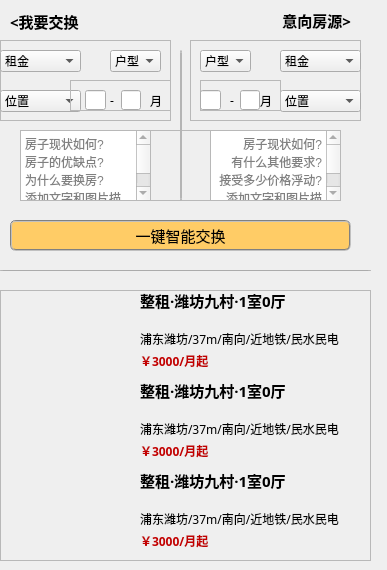
    <widget class="QWidget" name="tab">
     <attribute name="title">
      <string>换房</string>
     </attribute>
     <widget class="QFrame" name="frame_10">
      <property name="geometry">
       <rect>
        <x>0</x>
        <y>40</y>
        <width>171</width>
        <height>81</height>
       </rect>
      </property>
      <property name="frameShape">
       <enum>QFrame::StyledPanel</enum>
      </property>
      <property name="frameShadow">
       <enum>QFrame::Raised</enum>
      </property>
      <widget class="QComboBox" name="cb_change_mine_postion">
       <property name="geometry">
        <rect>
         <x>0</x>
         <y>50</y>
         <width>81</width>
         <height>22</height>
        </rect>
       </property>
       <property name="styleSheet">
        <string notr="true"/>
       </property>
       <item>
        <property name="text">
         <string>位置</string>
        </property>
       </item>
       <item>
        <property name="text">
         <string>鞍山</string>
        </property>
       </item>
       <item>
        <property name="text">
         <string>控江路</string>
        </property>
       </item>
       <item>
        <property name="text">
         <string>五角场</string>
        </property>
       </item>
       <item>
        <property name="text">
         <string>新江湾城</string>
        </property>
       </item>
       <item>
        <property name="text">
         <string>黄兴公园</string>
        </property>
       </item>
       <item>
        <property name="text">
         <string>东外滩</string>
        </property>
       </item>
      </widget>
      <widget class="QComboBox" name="comboBox_6">
       <property name="geometry">
        <rect>
         <x>110</x>
         <y>10</y>
         <width>51</width>
         <height>22</height>
        </rect>
       </property>
       <property name="styleSheet">
        <string notr="true"/>
       </property>
       <item>
        <property name="text">
         <string>户型</string>
        </property>
       </item>
       <item>
        <property name="text">
         <string>整租</string>
        </property>
       </item>
       <item>
        <property name="text">
         <string>合租</string>
        </property>
       </item>
      </widget>
      <widget class="QComboBox" name="cb_find_monye_2">
       <property name="geometry">
        <rect>
         <x>0</x>
         <y>10</y>
         <width>81</width>
         <height>22</height>
        </rect>
       </property>
       <property name="styleSheet">
        <string notr="true"/>
       </property>
       <item>
        <property name="text">
         <string>租金</string>
        </property>
       </item>
       <item>
        <property name="text">
         <string>2000左右</string>
        </property>
       </item>
       <item>
        <property name="text">
         <string>3000左右</string>
        </property>
       </item>
       <item>
        <property name="text">
         <string>4000左右</string>
        </property>
       </item>
       <item>
        <property name="text">
         <string>5000左右</string>
        </property>
       </item>
       <item>
        <property name="text">
         <string>6000左右</string>
        </property>
       </item>
       <item>
        <property name="text">
         <string>7000左右</string>
        </property>
       </item>
       <item>
        <property name="text">
         <string>8000左右</string>
        </property>
       </item>
       <item>
        <property name="text">
         <string>9000左右</string>
        </property>
       </item>
      </widget>
      <widget class="QFrame" name="frame_14">
       <property name="geometry">
        <rect>
         <x>70</x>
         <y>40</y>
         <width>101</width>
         <height>31</height>
        </rect>
       </property>
       <property name="frameShape">
        <enum>QFrame::StyledPanel</enum>
       </property>
       <property name="frameShadow">
        <enum>QFrame::Raised</enum>
       </property>
       <widget class="QLineEdit" name="lineEdit">
        <property name="geometry">
         <rect>
          <x>15</x>
          <y>10</y>
          <width>21</width>
          <height>20</height>
         </rect>
        </property>
       </widget>
       <widget class="QLabel" name="label_120">
        <property name="geometry">
         <rect>
          <x>40</x>
          <y>10</y>
          <width>16</width>
          <height>21</height>
         </rect>
        </property>
        <property name="font">
         <font>
          <family>微软雅黑</family>
          <pointsize>9</pointsize>
          <weight>50</weight>
          <bold>false</bold>
         </font>
        </property>
        <property name="styleSheet">
         <string notr="true"/>
        </property>
        <property name="text">
         <string>-</string>
        </property>
       </widget>
       <widget class="QLineEdit" name="lineEdit_2">
        <property name="geometry">
         <rect>
          <x>51</x>
          <y>10</y>
          <width>20</width>
          <height>20</height>
         </rect>
        </property>
       </widget>
       <widget class="QLabel" name="label_121">
        <property name="geometry">
         <rect>
          <x>80</x>
          <y>10</y>
          <width>16</width>
          <height>21</height>
         </rect>
        </property>
        <property name="font">
         <font>
          <family>微软雅黑</family>
          <pointsize>9</pointsize>
          <weight>50</weight>
          <bold>false</bold>
         </font>
        </property>
        <property name="styleSheet">
         <string notr="true"/>
        </property>
        <property name="text">
         <string>月</string>
        </property>
       </widget>
      </widget>
     </widget>
     <widget class="QFrame" name="frame_11">
      <property name="geometry">
       <rect>
        <x>190</x>
        <y>40</y>
        <width>171</width>
        <height>81</height>
       </rect>
      </property>
      <property name="frameShape">
       <enum>QFrame::StyledPanel</enum>
      </property>
      <property name="frameShadow">
       <enum>QFrame::Raised</enum>
      </property>
      <widget class="QComboBox" name="cb_change_house_tpye">
       <property name="geometry">
        <rect>
         <x>10</x>
         <y>10</y>
         <width>51</width>
         <height>22</height>
        </rect>
       </property>
       <property name="styleSheet">
        <string notr="true"/>
       </property>
       <item>
        <property name="text">
         <string>户型</string>
        </property>
       </item>
       <item>
        <property name="text">
         <string>整租</string>
        </property>
       </item>
       <item>
        <property name="text">
         <string>合租</string>
        </property>
       </item>
      </widget>
      <widget class="QComboBox" name="cb_change_position">
       <property name="geometry">
        <rect>
         <x>90</x>
         <y>50</y>
         <width>81</width>
         <height>22</height>
        </rect>
       </property>
       <property name="styleSheet">
        <string notr="true"/>
       </property>
       <item>
        <property name="text">
         <string>位置</string>
        </property>
       </item>
       <item>
        <property name="text">
         <string>鞍山</string>
        </property>
       </item>
       <item>
        <property name="text">
         <string>控江路</string>
        </property>
       </item>
       <item>
        <property name="text">
         <string>五角场</string>
        </property>
       </item>
       <item>
        <property name="text">
         <string>新江湾城</string>
        </property>
       </item>
       <item>
        <property name="text">
         <string>黄兴公园</string>
        </property>
       </item>
       <item>
        <property name="text">
         <string>东外滩</string>
        </property>
       </item>
      </widget>
      <widget class="QComboBox" name="cb_change_rental">
       <property name="geometry">
        <rect>
         <x>90</x>
         <y>10</y>
         <width>81</width>
         <height>22</height>
        </rect>
       </property>
       <property name="styleSheet">
        <string notr="true"/>
       </property>
       <item>
        <property name="text">
         <string>租金</string>
        </property>
       </item>
       <item>
        <property name="text">
         <string>2000左右</string>
        </property>
       </item>
       <item>
        <property name="text">
         <string>3000左右</string>
        </property>
       </item>
       <item>
        <property name="text">
         <string>4000左右</string>
        </property>
       </item>
       <item>
        <property name="text">
         <string>5000左右</string>
        </property>
       </item>
       <item>
        <property name="text">
         <string>6000左右</string>
        </property>
       </item>
       <item>
        <property name="text">
         <string>7000左右</string>
        </property>
       </item>
       <item>
        <property name="text">
         <string>8000左右</string>
        </property>
       </item>
       <item>
        <property name="text">
         <string>9000左右</string>
        </property>
       </item>
      </widget>
      <widget class="QFrame" name="frame_15">
       <property name="geometry">
        <rect>
         <x>10</x>
         <y>40</y>
         <width>81</width>
         <height>31</height>
        </rect>
       </property>
       <property name="frameShape">
        <enum>QFrame::StyledPanel</enum>
       </property>
       <property name="frameShadow">
        <enum>QFrame::Raised</enum>
       </property>
       <widget class="QLineEdit" name="le_change_start">
        <property name="geometry">
         <rect>
          <x>0</x>
          <y>10</y>
          <width>21</width>
          <height>20</height>
         </rect>
        </property>
       </widget>
       <widget class="QLabel" name="label_122">
        <property name="geometry">
         <rect>
          <x>30</x>
          <y>10</y>
          <width>16</width>
          <height>21</height>
         </rect>
        </property>
        <property name="font">
         <font>
          <family>微软雅黑</family>
          <pointsize>9</pointsize>
          <weight>50</weight>
          <bold>false</bold>
         </font>
        </property>
        <property name="styleSheet">
         <string notr="true"/>
        </property>
        <property name="text">
         <string>-</string>
        </property>
       </widget>
       <widget class="QLineEdit" name="le_change_end">
        <property name="geometry">
         <rect>
          <x>40</x>
          <y>10</y>
          <width>20</width>
          <height>20</height>
         </rect>
        </property>
       </widget>
       <widget class="QLabel" name="label_123">
        <property name="geometry">
         <rect>
          <x>60</x>
          <y>10</y>
          <width>16</width>
          <height>21</height>
         </rect>
        </property>
        <property name="font">
         <font>
          <family>微软雅黑</family>
          <pointsize>9</pointsize>
          <weight>50</weight>
          <bold>false</bold>
         </font>
        </property>
        <property name="styleSheet">
         <string notr="true"/>
        </property>
        <property name="text">
         <string>月</string>
        </property>
       </widget>
      </widget>
     </widget>
     <widget class="QPushButton" name="pb_pub_house_4">
      <property name="geometry">
       <rect>
        <x>10</x>
        <y>220</y>
        <width>341</width>
        <height>31</height>
       </rect>
      </property>
      <property name="font">
       <font>
        <family>微软雅黑</family>
        <pointsize>11</pointsize>
       </font>
      </property>
      <property name="styleSheet">
       <string notr="true">background-color: rgb(255, 204, 102);
border:2px groove gray;border-radius:6px;padding:2px;</string>
      </property>
      <property name="text">
       <string>一键智能交换</string>
      </property>
     </widget>
     <widget class="QFrame" name="frame_12">
      <property name="geometry">
       <rect>
        <x>0</x>
        <y>290</y>
        <width>371</width>
        <height>271</height>
       </rect>
      </property>
      <property name="frameShape">
       <enum>QFrame::StyledPanel</enum>
      </property>
      <property name="frameShadow">
       <enum>QFrame::Raised</enum>
      </property>
      <widget class="QLabel" name="lb_change_pic_1">
       <property name="geometry">
        <rect>
         <x>10</x>
         <y>10</y>
         <width>111</width>
         <height>71</height>
        </rect>
       </property>
       <property name="text">
        <string/>
       </property>
      </widget>
      <widget class="QLabel" name="label_111">
       <property name="geometry">
        <rect>
         <x>240</x>
         <y>60</y>
         <width>81</width>
         <height>21</height>
        </rect>
       </property>
       <property name="font">
        <font>
         <family>微软雅黑</family>
         <pointsize>9</pointsize>
         <weight>50</weight>
         <bold>false</bold>
        </font>
       </property>
       <property name="styleSheet">
        <string notr="true"/>
       </property>
       <property name="text">
        <string/>
       </property>
      </widget>
      <widget class="QLabel" name="lb_change_money_1">
       <property name="geometry">
        <rect>
         <x>140</x>
         <y>60</y>
         <width>91</width>
         <height>21</height>
        </rect>
       </property>
       <property name="font">
        <font>
         <family>微软雅黑</family>
         <pointsize>9</pointsize>
         <weight>75</weight>
         <bold>true</bold>
        </font>
       </property>
       <property name="styleSheet">
        <string notr="true">color: rgb(255, 0, 0);
color: rgb(194, 0, 0);</string>
       </property>
       <property name="text">
        <string>￥3000/月起</string>
       </property>
      </widget>
      <widget class="QLabel" name="lb_change_text_1">
       <property name="geometry">
        <rect>
         <x>140</x>
         <y>0</y>
         <width>231</width>
         <height>20</height>
        </rect>
       </property>
       <property name="font">
        <font>
         <family>微软雅黑</family>
         <pointsize>11</pointsize>
         <weight>75</weight>
         <bold>true</bold>
        </font>
       </property>
       <property name="text">
        <string>整租·潍坊九村·1室0厅</string>
       </property>
      </widget>
      <widget class="QLabel" name="lb_change_middle_1">
       <property name="geometry">
        <rect>
         <x>140</x>
         <y>38</y>
         <width>241</width>
         <height>21</height>
        </rect>
       </property>
       <property name="font">
        <font>
         <family>微软雅黑</family>
         <pointsize>9</pointsize>
         <weight>50</weight>
         <bold>false</bold>
        </font>
       </property>
       <property name="text">
        <string>浦东潍坊/37m/南向/近地铁/民水民电</string>
       </property>
      </widget>
      <widget class="QLabel" name="label_114">
       <property name="geometry">
        <rect>
         <x>240</x>
         <y>150</y>
         <width>81</width>
         <height>21</height>
        </rect>
       </property>
       <property name="font">
        <font>
         <family>微软雅黑</family>
         <pointsize>9</pointsize>
         <weight>50</weight>
         <bold>false</bold>
        </font>
       </property>
       <property name="styleSheet">
        <string notr="true"/>
       </property>
       <property name="text">
        <string/>
       </property>
      </widget>
      <widget class="QLabel" name="lb_change_pic_2">
       <property name="geometry">
        <rect>
         <x>10</x>
         <y>100</y>
         <width>111</width>
         <height>71</height>
        </rect>
       </property>
       <property name="text">
        <string/>
       </property>
      </widget>
      <widget class="QLabel" name="lb_change_money_2">
       <property name="geometry">
        <rect>
         <x>140</x>
         <y>150</y>
         <width>91</width>
         <height>21</height>
        </rect>
       </property>
       <property name="font">
        <font>
         <family>微软雅黑</family>
         <pointsize>9</pointsize>
         <weight>75</weight>
         <bold>true</bold>
        </font>
       </property>
       <property name="styleSheet">
        <string notr="true">color: rgb(255, 0, 0);
color: rgb(194, 0, 0);</string>
       </property>
       <property name="text">
        <string>￥3000/月起</string>
       </property>
      </widget>
      <widget class="QLabel" name="lb_change_middle_2">
       <property name="geometry">
        <rect>
         <x>140</x>
         <y>129</y>
         <width>241</width>
         <height>20</height>
        </rect>
       </property>
       <property name="font">
        <font>
         <family>微软雅黑</family>
         <pointsize>9</pointsize>
         <weight>50</weight>
         <bold>false</bold>
        </font>
       </property>
       <property name="text">
        <string>浦东潍坊/37m/南向/近地铁/民水民电</string>
       </property>
      </widget>
      <widget class="QLabel" name="lb_change_text_2">
       <property name="geometry">
        <rect>
         <x>140</x>
         <y>90</y>
         <width>231</width>
         <height>20</height>
        </rect>
       </property>
       <property name="font">
        <font>
         <family>微软雅黑</family>
         <pointsize>11</pointsize>
         <weight>75</weight>
         <bold>true</bold>
        </font>
       </property>
       <property name="text">
        <string>整租·潍坊九村·1室0厅</string>
       </property>
      </widget>
      <widget class="QLabel" name="label_117">
       <property name="geometry">
        <rect>
         <x>240</x>
         <y>240</y>
         <width>81</width>
         <height>21</height>
        </rect>
       </property>
       <property name="font">
        <font>
         <family>微软雅黑</family>
         <pointsize>9</pointsize>
         <weight>50</weight>
         <bold>false</bold>
        </font>
       </property>
       <property name="styleSheet">
        <string notr="true"/>
       </property>
       <property name="text">
        <string/>
       </property>
      </widget>
      <widget class="QLabel" name="lb_change_pic_3">
       <property name="geometry">
        <rect>
         <x>10</x>
         <y>190</y>
         <width>111</width>
         <height>71</height>
        </rect>
       </property>
       <property name="text">
        <string/>
       </property>
      </widget>
      <widget class="QLabel" name="lb_change_money_3">
       <property name="geometry">
        <rect>
         <x>140</x>
         <y>240</y>
         <width>91</width>
         <height>21</height>
        </rect>
       </property>
       <property name="font">
        <font>
         <family>微软雅黑</family>
         <pointsize>9</pointsize>
         <weight>75</weight>
         <bold>true</bold>
        </font>
       </property>
       <property name="styleSheet">
        <string notr="true">color: rgb(255, 0, 0);
color: rgb(194, 0, 0);</string>
       </property>
       <property name="text">
        <string>￥3000/月起</string>
       </property>
      </widget>
      <widget class="QLabel" name="lb_change_middle_3">
       <property name="geometry">
        <rect>
         <x>140</x>
         <y>218</y>
         <width>241</width>
         <height>21</height>
        </rect>
       </property>
       <property name="font">
        <font>
         <family>微软雅黑</family>
         <pointsize>9</pointsize>
         <weight>50</weight>
         <bold>false</bold>
        </font>
       </property>
       <property name="text">
        <string>浦东潍坊/37m/南向/近地铁/民水民电</string>
       </property>
      </widget>
      <widget class="QLabel" name="lb_change_text_3">
       <property name="geometry">
        <rect>
         <x>140</x>
         <y>180</y>
         <width>231</width>
         <height>20</height>
        </rect>
       </property>
       <property name="font">
        <font>
         <family>微软雅黑</family>
         <pointsize>11</pointsize>
         <weight>75</weight>
         <bold>true</bold>
        </font>
       </property>
       <property name="text">
        <string>整租·潍坊九村·1室0厅</string>
       </property>
      </widget>
      <widget class="QLabel" name="lb_to_1">
       <property name="geometry">
        <rect>
         <x>140</x>
         <y>20</y>
         <width>141</width>
         <height>16</height>
        </rect>
       </property>
       <property name="font">
        <font>
         <family>微软雅黑</family>
         <pointsize>9</pointsize>
         <weight>50</weight>
         <bold>false</bold>
        </font>
       </property>
       <property name="styleSheet">
        <string notr="true"/>
       </property>
       <property name="text">
        <string/>
       </property>
      </widget>
      <widget class="QLabel" name="lb_to_2">
       <property name="geometry">
        <rect>
         <x>140</x>
         <y>110</y>
         <width>141</width>
         <height>16</height>
        </rect>
       </property>
       <property name="font">
        <font>
         <family>微软雅黑</family>
         <pointsize>9</pointsize>
         <weight>50</weight>
         <bold>false</bold>
        </font>
       </property>
       <property name="styleSheet">
        <string notr="true"/>
       </property>
       <property name="text">
        <string/>
       </property>
      </widget>
      <widget class="QLabel" name="lb_to_3">
       <property name="geometry">
        <rect>
         <x>140</x>
         <y>200</y>
         <width>141</width>
         <height>16</height>
        </rect>
       </property>
       <property name="font">
        <font>
         <family>微软雅黑</family>
         <pointsize>9</pointsize>
         <weight>50</weight>
         <bold>false</bold>
        </font>
       </property>
       <property name="styleSheet">
        <string notr="true"/>
       </property>
       <property name="text">
        <string/>
       </property>
      </widget>
     </widget>
     <widget class="QFrame" name="frame_13">
      <property name="geometry">
       <rect>
        <x>20</x>
        <y>130</y>
        <width>321</width>
        <height>71</height>
       </rect>
      </property>
      <property name="frameShape">
       <enum>QFrame::StyledPanel</enum>
      </property>
      <property name="frameShadow">
       <enum>QFrame::Raised</enum>
      </property>
      <widget class="QTextEdit" name="textEdit_2">
       <property name="geometry">
        <rect>
         <x>190</x>
         <y>0</y>
         <width>131</width>
         <height>71</height>
        </rect>
       </property>
       <property name="layoutDirection">
        <enum>Qt::LeftToRight</enum>
       </property>
       <property name="styleSheet">
        <string notr="true">color:gray
</string>
       </property>
       <property name="html">
        <string>&lt;!DOCTYPE HTML PUBLIC &quot;-//W3C//DTD HTML 4.0//EN&quot; &quot;http://www.w3.org/TR/REC-html40/strict.dtd&quot;&gt;
&lt;html&gt;&lt;head&gt;&lt;meta name=&quot;qrichtext&quot; content=&quot;1&quot; /&gt;&lt;style type=&quot;text/css&quot;&gt;
p, li { white-space: pre-wrap; }
&lt;/style&gt;&lt;/head&gt;&lt;body style=&quot; font-family:'SimSun'; font-size:9pt; font-weight:400; font-style:normal;&quot;&gt;
&lt;p align=&quot;right&quot; style=&quot; margin-top:0px; margin-bottom:0px; margin-left:0px; margin-right:0px; -qt-block-indent:0; text-indent:0px;&quot;&gt;&lt;span style=&quot; font-family:'SimSun';&quot;&gt;房子现状如何?&lt;/span&gt;&lt;/p&gt;
&lt;p align=&quot;right&quot; style=&quot; margin-top:0px; margin-bottom:0px; margin-left:0px; margin-right:0px; -qt-block-indent:0; text-indent:0px;&quot;&gt;&lt;span style=&quot; font-family:'SimSun';&quot;&gt;有什么其他要求?&lt;/span&gt;&lt;/p&gt;
&lt;p align=&quot;right&quot; style=&quot; margin-top:0px; margin-bottom:0px; margin-left:0px; margin-right:0px; -qt-block-indent:0; text-indent:0px;&quot;&gt;&lt;span style=&quot; font-family:'SimSun';&quot;&gt;接受多少价格浮动?&lt;/span&gt;&lt;/p&gt;
&lt;p align=&quot;right&quot; style=&quot; margin-top:0px; margin-bottom:0px; margin-left:0px; margin-right:0px; -qt-block-indent:0; text-indent:0px;&quot;&gt;&lt;span style=&quot; font-family:'SimSun';&quot;&gt;添加文字和图片描述&lt;/span&gt;&lt;/p&gt;&lt;/body&gt;&lt;/html&gt;</string>
       </property>
      </widget>
      <widget class="QTextEdit" name="textEdit">
       <property name="geometry">
        <rect>
         <x>0</x>
         <y>0</y>
         <width>131</width>
         <height>71</height>
        </rect>
       </property>
       <property name="styleSheet">
        <string notr="true">color:gray
</string>
       </property>
       <property name="html">
        <string>&lt;!DOCTYPE HTML PUBLIC &quot;-//W3C//DTD HTML 4.0//EN&quot; &quot;http://www.w3.org/TR/REC-html40/strict.dtd&quot;&gt;
&lt;html&gt;&lt;head&gt;&lt;meta name=&quot;qrichtext&quot; content=&quot;1&quot; /&gt;&lt;style type=&quot;text/css&quot;&gt;
p, li { white-space: pre-wrap; }
&lt;/style&gt;&lt;/head&gt;&lt;body style=&quot; font-family:'SimSun'; font-size:9pt; font-weight:400; font-style:normal;&quot;&gt;
&lt;p style=&quot; margin-top:0px; margin-bottom:0px; margin-left:0px; margin-right:0px; -qt-block-indent:0; text-indent:0px;&quot;&gt;&lt;span style=&quot; font-family:'SimSun';&quot;&gt;房子现状如何?&lt;/span&gt;&lt;/p&gt;
&lt;p style=&quot; margin-top:0px; margin-bottom:0px; margin-left:0px; margin-right:0px; -qt-block-indent:0; text-indent:0px;&quot;&gt;&lt;span style=&quot; font-family:'SimSun';&quot;&gt;房子的优缺点?&lt;/span&gt;&lt;/p&gt;
&lt;p style=&quot; margin-top:0px; margin-bottom:0px; margin-left:0px; margin-right:0px; -qt-block-indent:0; text-indent:0px;&quot;&gt;&lt;span style=&quot; font-family:'SimSun';&quot;&gt;为什么要换房?&lt;/span&gt;&lt;/p&gt;
&lt;p style=&quot; margin-top:0px; margin-bottom:0px; margin-left:0px; margin-right:0px; -qt-block-indent:0; text-indent:0px;&quot;&gt;&lt;span style=&quot; font-family:'SimSun';&quot;&gt;添加文字和图片描述&lt;/span&gt;&lt;/p&gt;&lt;/body&gt;&lt;/html&gt;</string>
       </property>
      </widget>
     </widget>
     <widget class="QPushButton" name="pushButton_18">
      <property name="geometry">
       <rect>
        <x>0</x>
        <y>270</y>
        <width>371</width>
        <height>1</height>
       </rect>
      </property>
      <property name="maximumSize">
       <size>
        <width>16777215</width>
        <height>1</height>
       </size>
      </property>
      <property name="text">
       <string/>
      </property>
     </widget>
     <widget class="QPushButton" name="pushButton_19">
      <property name="geometry">
       <rect>
        <x>180</x>
        <y>50</y>
        <width>2</width>
        <height>151</height>
       </rect>
      </property>
      <property name="text">
       <string/>
      </property>
     </widget>
     <widget class="QLabel" name="label_25">
      <property name="geometry">
       <rect>
        <x>10</x>
        <y>10</y>
        <width>368</width>
        <height>20</height>
       </rect>
      </property>
      <property name="font">
       <font>
        <family>微软雅黑</family>
        <pointsize>11</pointsize>
        <weight>75</weight>
        <bold>true</bold>
       </font>
      </property>
      <property name="text">
       <string>&lt;我要交换</string>
      </property>
     </widget>
     <widget class="QLabel" name="label_24">
      <property name="geometry">
       <rect>
        <x>170</x>
        <y>10</y>
        <width>181</width>
        <height>20</height>
       </rect>
      </property>
      <property name="font">
       <font>
        <family>微软雅黑</family>
        <pointsize>11</pointsize>
        <weight>75</weight>
        <bold>true</bold>
       </font>
      </property>
      <property name="text">
       <string>意向房源&gt;</string>
      </property>
      <property name="alignment">
       <set>Qt::AlignRight|Qt::AlignTrailing|Qt::AlignVCenter</set>
      </property>
     </widget>
    </widget>
